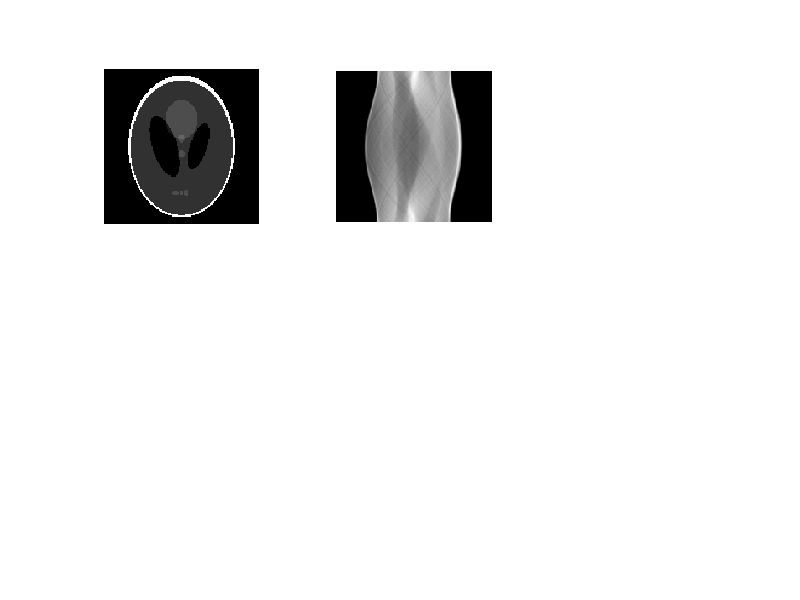

MATLAB code for this plot: (Note: this script raises an error after producing the figure.)
clear all; close all;

xd = 128;

figure(1);
true_object = abs(phantom(xd));

subplot(2,3,1), imshow(true_object, [0 max(true_object(:))]);

azi_angles = [1:1:180];

meas_data = radon(true_object,azi_angles);

subplot(2,3,2), imshow(meas_data', [0 max(meas_data(:))]);

rec = ones(size(true_object)); % initial reconstruction image



sinogram_ones = ones(size(meas_data));
sens = iradon(sinogram_ones,azi_angles,'none',xd);

    subplot(2,3,4), imshow(rec, [0 max(rec(:))]);
   
pause
for it = 1:10
    fp = radon(rec,azi_angles);
        subplot(2,3,5), imshow(fp', [0 max(fp(:))]);
    ratio = meas_data ./ (fp + 0.0001);
    subplot(2,3,3), imshow(ratio', [0 max(ratio(:))]);
    bp_ratio = iradon(ratio,azi_angles,'none',xd);
    
        subplot(2,3,6), imshow(bp_ratio, [0 max(rec(:))]);
    rec = rec .* bp_ratio

    pause
    subplot(2,3,4), imshow(rec, [0 max(rec(:))]);


end    
